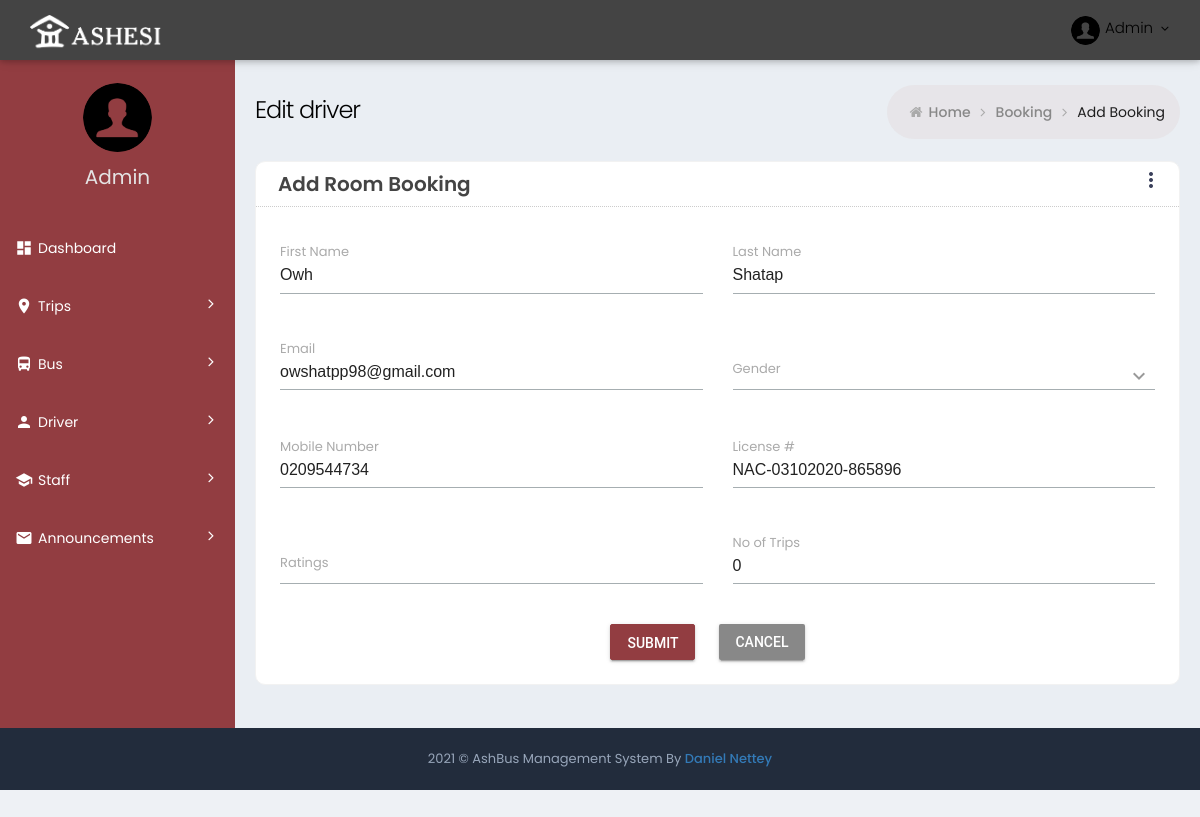
Page /editdriver/1/ on the earlier database version.
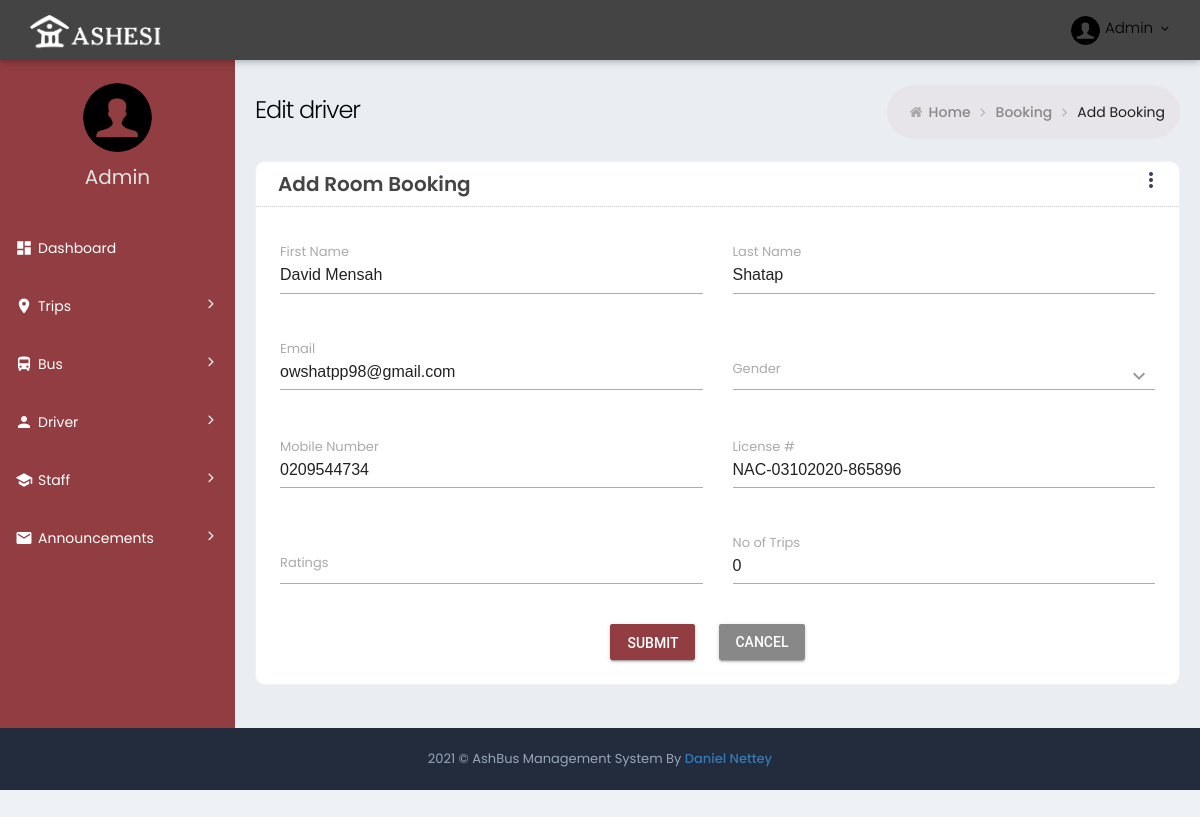
Same page on the later database version.
### ashbus/ashbus_web/models.py (models this page shows, shortened)
class Driver(models.Model):
    license_number = models.CharField(max_length=20)
    person = models.ForeignKey(Person, on_delete=models.CASCADE)

class Person(models.Model):
    email = models.CharField(max_length=40)
    first_name = models.CharField(max_length=20)
    last_name = models.CharField(max_length=20)
    mobile = models.CharField(max_length=20)
    gender = models.CharField(max_length=10)
    number_of_trips = models.IntegerField(default=0)

### ashbus/ashbus_web/views.py (the view)
# urls.py: path('editdriver/<int:driver_id>/', EditDriverView, name="edit_driver"),
def EditDriverView(request, driver_id):
    driver = Driver.objects.filter(id=driver_id)[0]
    person = Person.objects.filter(id=driver.person.id)[0]
    person = Person.objects.filter(id=driver.person.id)[0]
    if request.method == "POST":
        try:
            person.first_name = request.POST.get('first_name')
            person.last_name = request.POST.get('last_name')
            person.gender = request.POST.get('gender')
            person.email = request.POST.get('email')
            person.gender = "Male"
            person.mobile = request.POST.get('mobile')
            driver.license_number = request.POST.get('card_id')
            driver.ratings = request.POST.get('amount')
            person.number_of_trips = request.POST.get('number_of_trips')
            driver.save()
            person.save()
            return render(request, 'edit_driver.html', {"driver":driver})
        except Exception :
            raise Exception
            return render(request,"Something went wrong")
    else:
        return render(request, 'edit_driver.html', {"driver":driver})

### ashbus/ashbus_web/templates/edit_driver.html (shortened to what the changed rows need)
{% extends 'innerBase.html'  %}
{% block Content %}
<div class="page-content-wrapper">
	<div class="page-content">
		<div class="row">
			<div class="col-sm-12">
				<div class="card-box">
					<form action="{% url 'edit_driver' driver.id %}"  method="POST"  class="">
						<div class="card-body row">
							<div class="col-lg-6 p-t-20">
								<div
									class="mdl-textfield mdl-js-textfield mdl-textfield--floating-label txt-full-width">
									<input class="mdl-textfield__input" type="text" name="first_name" id="txtFirstName" value="{{ driver.person.first_name }}">
									<label class="mdl-textfield__label">First Name</label>
								</div>
							</div>
							<div class="col-lg-6 p-t-20">
								<div
									class="mdl-textfield mdl-js-textfield mdl-textfield--floating-label txt-full-width">
									<input class="mdl-textfield__input" type="text" name="last_name" id="txtLasttName" value="{{ driver.person.last_name }}">
									<label class="mdl-textfield__label">Last Name</label>
								</div>
							</div>
							<div class="col-lg-6 p-t-20">
								<div
									class="mdl-textfield mdl-js-textfield mdl-textfield--floating-label txt-full-width">
									<input class="mdl-textfield__input" type="email" name="email" id="txtemail" value="{{ driver.person.email }}">
									<label class="mdl-textfield__label">Email</label>
								</div>
							</div>
							<div class="col-lg-6 p-t-20">
								<div
									class="mdl-textfield mdl-js-textfield mdl-textfield--floating-label txt-full-width">
									<input class="mdl-textfield__input" type="text" name="mobile" value="{{ driver.person.mobile }}"
										pattern="-?[0-9]*(\.[0-9]+)?" id="text5">
									<label class="mdl-textfield__label" for="text5">Mobile Number</label>
								</div>
							</div>
							<div class="col-lg-6 p-t-20">
								<div
									class="mdl-textfield mdl-js-textfield mdl-textfield--floating-label txt-full-width">
									<input class="mdl-textfield__input" maxlength="20" type="text" name="card_id" id="card_id" value="{{ driver.license_number }}">
									<label class="mdl-textfield__label">License #</label>
								</div>
							</div>
							<div class="col-lg-6 p-t-20">
								<div
									class="mdl-textfield mdl-js-textfield mdl-textfield--floating-label txt-full-width">
									<input class="mdl-textfield__input" type="number" id="number_trips" name="number_of_trips" value="{{ driver.person.number_of_trips }}">
									<label class="mdl-textfield__label">No of Trips</label>
								</div>
							</div>
						</div>
					</form>
				</div>
			</div>
		</div>
	</div>
</div>
{% endblock Content %}

Differences in the rows shown:
changed through a linked row, Driver "NAC-03102020-865896": first_name "Owh" → "David Mensah"
